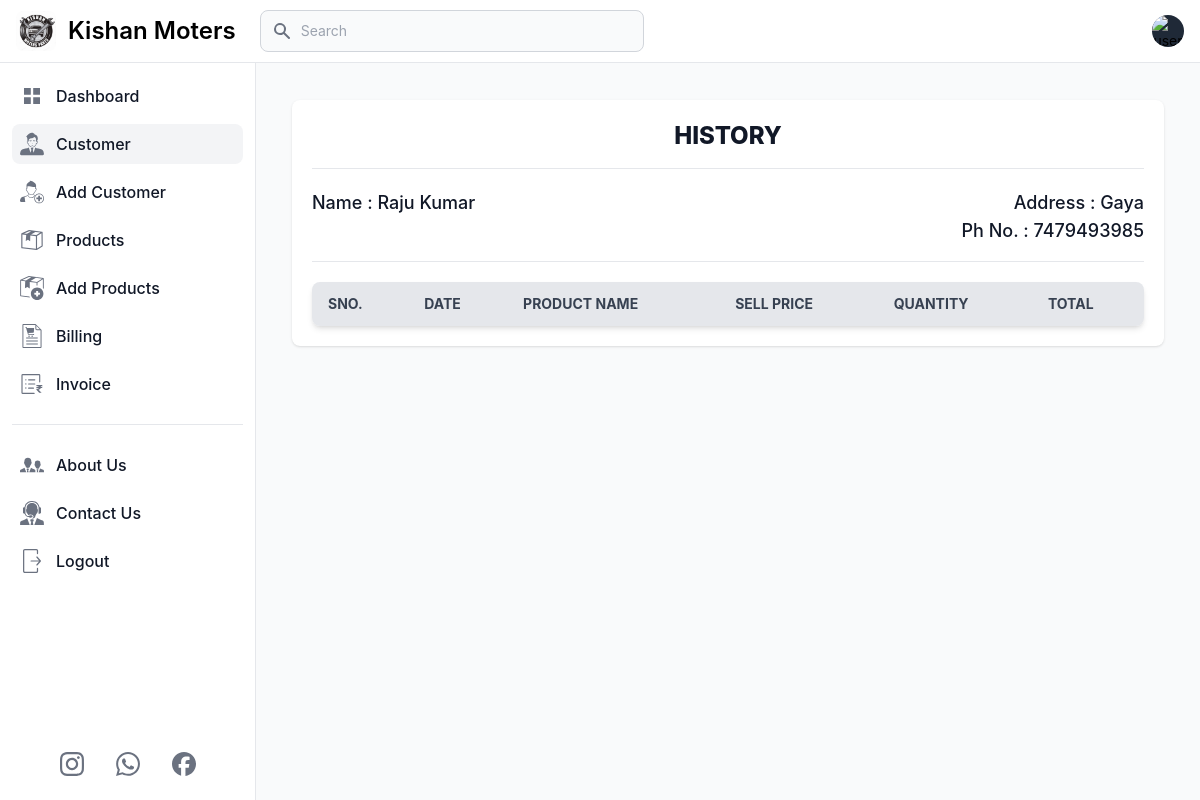
The app's page /customer_billing_detail/3/6 (signed in), older data.
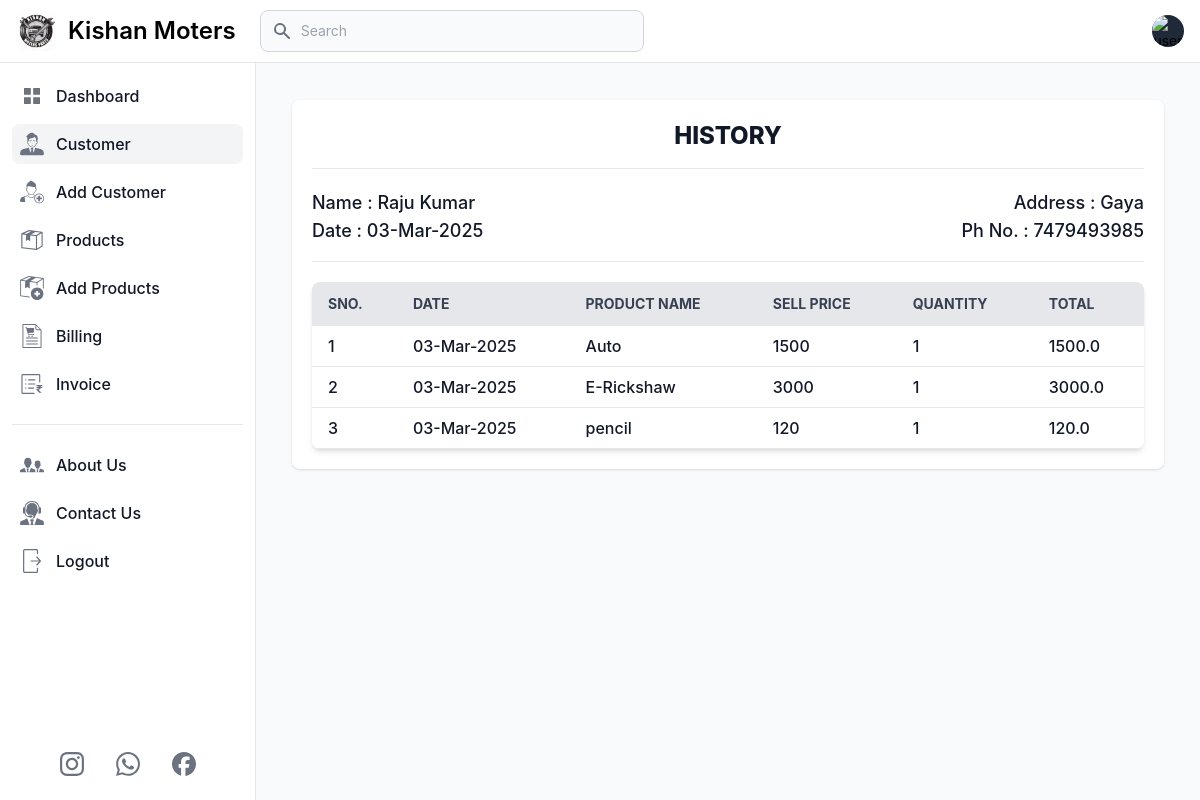
The same page, newer data.
### app.py (models this page shows, shortened)
class BillingDetails(db.Model):
    id = db.Column(db.Integer, primary_key=True)
    billing_id = db.Column(db.Integer, db.ForeignKey('billing.id'), nullable=False)
    product_id = db.Column(db.Integer, db.ForeignKey('products.prod_id'), nullable=False)
    quantity = db.Column(db.Integer, nullable=False)
    total_price = db.Column(db.Float, nullable=False)
    billing = db.relationship('Billing', backref=db.backref('details', lazy=True, cascade="all"))
    product = db.relationship('Products', backref=db.backref('billing_details', lazy=True, cascade="all"))

class Billing(db.Model):
    id = db.Column(db.Integer, primary_key=True)
    customer_id = db.Column(db.Integer, db.ForeignKey('customer.id'), nullable=False)
    billing_date = db.Column(db.DateTime, default=india_time)
    total_amount = db.Column(db.Float, nullable=False)
    amount_paid = db.Column(db.Float, default=0)  # Amount the customer paid
    dues = db.Column(db.Float, default=0)  # Remaining amount to be paid
    customer = db.relationship('Customer', backref=db.backref('bills', lazy=True, cascade="all"))

class Products(db.Model):
    prod_id = db.Column(db.Integer, primary_key=True)
    user_id = db.Column(db.Integer, db.ForeignKey('user.id'), nullable=False)
    prod_name = db.Column(db.String(100), nullable=False)
    prod_quantity = db.Column(db.Integer, nullable=False)
    prod_sell_price = db.Column(db.Integer, nullable=False)
    prod_mrp = db.Column(db.Integer, nullable=False)
    prod_buy_price = db.Column(db.Integer, nullable=False)
    prod_min_quantity = db.Column(db.Integer, nullable=False)

### app.py (the view)
@app.route('/customer_billing_detail/<int:custo_id>/<int:bill_id>', methods=['GET'])
def customer_billing_detail(custo_id, bill_id):
    if 'email' in session:
        user = User.query.filter_by(email=session['email']).first()
        customer = Customer.query.filter_by(id=custo_id, user_id=user.id).first()
        customer_billing_details = (
            db.session.query(BillingDetails, Billing, Products)
            .join(Billing, BillingDetails.billing_id == Billing.id)
            .join(Products, BillingDetails.product_id == Products.prod_id)
            .filter(Billing.id == bill_id)
            .all()
        )
        print(customer_billing_details)
        return render_template(
            'customer_bill_detail.html',
            title='Customer Detail',
            current_page='customer',
            user=user,
            customer=customer,
            customer_billing_details=customer_billing_details
        )
    else:
        flash('You need to login first.', 'error')
        return redirect('/login')

### templates/customer_bill_detail.html (shortened to what the changed rows need)
{% extends 'layout.html' %}
{% block content %}
<main class="p-4 md:ml-64 h-auto pt-20">
    <div class="p-5 m-2 md:m-5 bg-white rounded-lg shadow dark:bg-gray-800">
        <div class="grid sm:grid-cols-2 pb-4 rounded-t border-b dark:border-gray-600">
            <div class="text-lg font-medium text-gray-900 dark:text-white">
                <label for="Customer Name" class="block">
                    Name : {{customer.customer_name}}
                </label>
                {% for details, bill, product in customer_billing_details %}
                {% if loop.first %}
                <label for="Date" class="block">
                    Date : {{ bill.billing_date.strftime('%d-%b-%Y') }}
                </label>
                {% endif %}
                {% endfor %}
            </div>
        </div>
        <div class="mt-5 bg-white dark:bg-gray-800 relative shadow-md sm:rounded-lg overflow-hidden">
            <div class="overflow-x-auto">
                <table class="billing-table  w-full text-sm text-left text-gray-500 dark:text-gray-400">
                    <thead class="text-sm text-gray-700 uppercase bg-gray-200 dark:bg-gray-700 dark:text-gray-400">
                        <tr>
                            <th scope="col" class="px-4 py-3 whitespace-nowrap">SNo.</th>
                            <th scope="col" class="px-4 py-3 whitespace-nowrap">Date</th>
                            <th scope="col" class="px-4 py-3 whitespace-nowrap">Product Name</th>
                            <th scope="col" class="px-4 py-3 whitespace-nowrap">Sell Price</th>
                            <th scope="col" class="px-4 py-3 whitespace-nowrap">Quantity</th>
                            <th scope="col" class="px-4 py-3 whitespace-nowrap">Total</th>
                        </tr>
                    </thead>
                    <tbody>
                        {% for details, bill, product in customer_billing_details %}
                        <tr class="border-b text-base dark:border-gray-600 hover:bg-gray-100 dark:hover:bg-gray-700">
                            <td class="px-4 py-2 font-medium text-gray-900 whitespace-nowrap dark:text-white">
                                <div class="flex items-center">
                                    {{loop.index}}
                                </div>
                            </td>
                            <td class="px-4 py-2 font-medium text-gray-900 whitespace-nowrap dark:text-white">
                                <div class="flex items-center">
                                    {{bill.billing_date.strftime('%d-%b-%Y')}}
                                </div>
                            </td>
                            <td class="px-4 py-2 font-medium text-gray-900 whitespace-nowrap dark:text-white">
                                <div class="flex items-center">
                                    {{product.prod_name}}
                                </div>
                            </td>
                            <td class="px-4 py-2 font-medium text-gray-900 whitespace-nowrap dark:text-white">
                                <div class="flex items-center">
                                    {{product.prod_sell_price}}
                                </div>
                            </td>
                            <td class="px-4 py-2 font-medium text-gray-900 whitespace-nowrap dark:text-white">
                                <div class="flex items-center">
                                    {{details.quantity}}
                                </div>
                            </td>
                            <td class="px-4 py-2 font-medium text-gray-900 whitespace-nowrap dark:text-white">
                                <div class="flex items-center">
                                    {{details.total_price}}
                                </div>
                            </td>
                        </tr>
                        {% endfor %}
                    </tbody>
                </table>
            </div>
        </div>
    </div>
</main>
{% endblock %}

Row changes from the older to the newer data that the page shows:
added BillingDetails: billing_date "03-Mar-2025", prod_name "Auto", prod_sell_price "1500", quantity "1", total_price "1500.0"
added BillingDetails: billing_date "03-Mar-2025", prod_name "E-Rickshaw", prod_sell_price "3000", quantity "1", total_price "3000.0"
added BillingDetails: billing_date "03-Mar-2025", prod_name "pencil", prod_sell_price "120", quantity "1", total_price "120.0"
